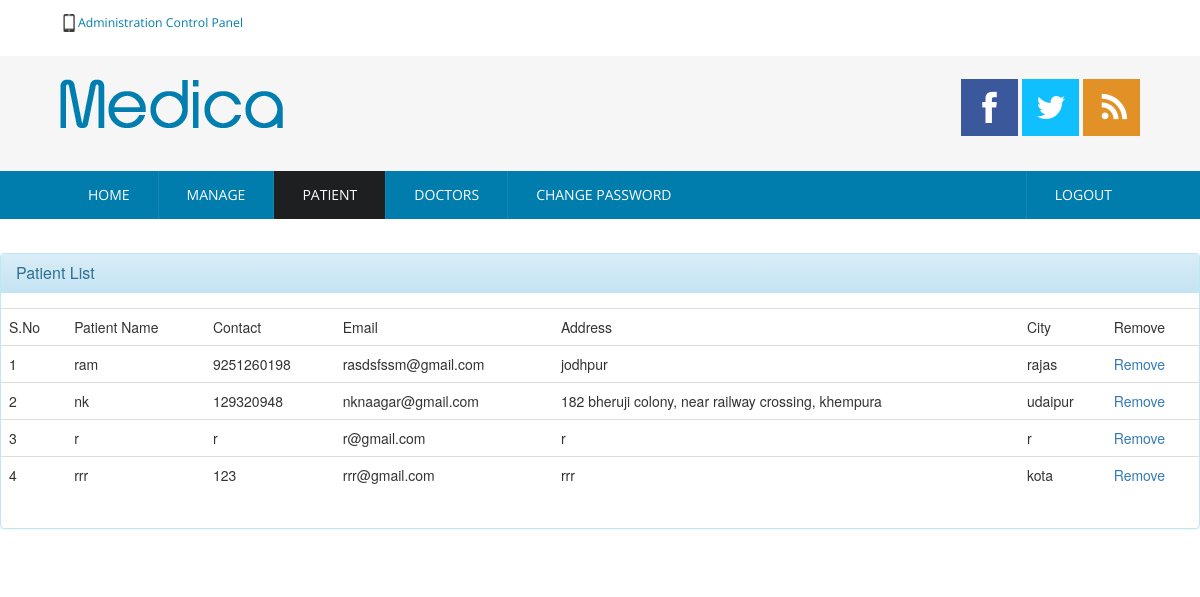
The page /admin/view_pat.php (signed in) on the database its author committed.
### tables this page shows
CREATE TABLE IF NOT EXISTS `patient` (
  `p_id` int(10) NOT NULL AUTO_INCREMENT,
  `patient_name` varchar(100) NOT NULL,
  `user_name` varchar(100) NOT NULL,
  `password` varchar(100) NOT NULL,
  `contact` varchar(100) NOT NULL,
  `email` varchar(100) NOT NULL,
  `address` varchar(100) NOT NULL,
  `dob` varchar(100) NOT NULL,
  `city` varchar(100) NOT NULL,
  `type` varchar(100) NOT NULL,
  PRIMARY KEY (`p_id`)
);

### admin/view_pat.php (the view, shortened to what this page needs)
<?php session_start();
include '../opendb.php';
?>
<!DOCTYPE HTML>
<html>
	<head>
		<link href="../css/style.css" rel="stylesheet" type="text/css"  media="all" />
		<link rel="stylesheet" href="../css/responsiveslides.css">
        <link rel="stylesheet" href="../css/bootstrap.css">
        <link rel="stylesheet" href="../css/bootstrap-theme.css">
	</head>
	<body>
			<div class="header">
					<div class="top-header">
						<div class="wrap">
						<div class="top-header-left">
							<p>Administration Control Panel</p>
						</div>
					</div>
				</div>
					<div class="main-header">
						<div class="wrap">
							<div class="logo">
								<a href="index.php"><img src="../images/logo.png" title="logo" /></a>
							</div>
							<div class="social-links">
								<ul>
									<li><a href="#"><img src="../images/facebook.png" title="facebook" /></a></li>
									<li><a href="#"><img src="../images/twitter.png" title="twitter" /></a></li>
									<li><a href="#"><img src="../images/feed.png" title="Rss" /></a></li>
								</ul>
							</div>
						</div>
					</div>
					<div class="top-nav">
						<div class="wrap">
							<ul>
								<li><a href="profile.php">Home</a></li>
								<li><a href="manage.php">Manage</a></li>
								<li class="active"><a href="view_pat.php">Patient</a></li>
								<li><a href="view_doc.php">Doctors</a></li>
								<li ><a href="changepass.php">Change Password</a></li>
                                <li class="pull-right"><a href="logout.php">Logout</a></li>
							</ul>
						</div>
					</div>
			</div>
			<div class="content">
				<div class="content-top-grids">
                      <div class="panel panel-info">
                        <div class="panel-heading">
                          <h3 class="panel-title">Patient List
                          		<div class="pull-right">
                                    <i class="glyphicon glyphicon-edit" onClick="editProfile()"></i>
                                </div>
                          </h3>
                        </div>
                        <div class="panel-body">
                          <div class="row">
                          <?php
						  $query = "select * from patient";
						  $result = $conn->query($query);
						 ?>
						 <table class="table">
							<tr><th>S.No</th><th>Patient Name</th><th>Contact</th><th>Email</th><th>Address</th><th>City</th><td>Remove</td></tr>
							<?php $sno=1;
							while( $row=$result->fetch_assoc()) { ?>
							<tr>
							<td><?php echo $sno; ?></td>
							<td><?php echo $row["patient_name"]; ?></td>
							<td><?php echo $row["contact"]; ?></td>
							<td><?php echo $row["email"]; ?></td>
							<td><?php echo $row["address"]; ?></td>
							<td><?php echo $row["city"]; ?></td>
							<td><a href="">Remove</a></td>
							</tr>
							<?php $sno++; } ?>
						 </table>
                        </div>
                      </div>
                    </div>
                </div>
		</div>
	</body>
</html>

### css/style.css (style rules this page uses)
html,body,div,span,applet,object,iframe,h1,h2,h3,h4,h5,h6,p,blockquote,pre,a,abbr,acronym,address,big,cite,code,del,dfn,em,img,ins,kbd,q,s,samp,small,strike,strong,sub,sup,tt,var,b,u,i,dl,dt,dd,ol,nav ul,nav li,fieldset,form,label,legend,table,caption,tbody,tfoot,thead,tr,th,td,article,aside,canvas,details,embed,figure,figcaption,footer,header,hgroup,menu,nav,output,ruby,section,summary,time,mark,audio,video { margin:0;padding:0;border:0;font-size:100%;font:inherit;vertical-align:baseline; }
ol,ul { list-style:none;margin:0px;padding:0px; }
table { border-collapse:collapse;border-spacing:0; }
a { text-decoration:none; }
img { max-width:100%; }
body { background: #F6F6F6; }
.wrap { width:80%; margin:0 auto; }
.top-header { background:#FFF; padding:1em 0; }
.top-header-left { float:left; }
.top-header-left p { font-family: 'Open Sans', sans-serif; color: #007DAD; font-size: 0.875em; background: url(../images/phone.png) no-repeat; padding-left: 18px; }
.main-header { padding: 1.7em 0 1.5em 0; background: #F6F6F6; }
.logo { float:left; }
.logo img { display:block; }
.social-links { float:right; }
.social-links ul li { display:inline-block; }
.social-links img { display:block; }
.top-nav { background:#007DAD; }
.top-nav ul li { display:inline-block; float: left; border-left: 1px ridge #1087B4; }
.top-nav ul li:nth-child(1) { border:none; }
.top-nav li.active> a, .top-nav li> a:hover { color: #FFF; background:rgba(31, 31, 31, 0.99); }
.top-nav li a { font-size: 1em; font-family: 'Open Sans', sans-serif; color: #FFF; background: #007DAD; text-transform: uppercase; padding: 1em 2em; display: block; transition: 0.5s ease; -o-transition: 0.5s ease; -webkit-transition: 0.5s ease; }
.content-top-grids { padding: 1.7em 0 1.5em 0; background: #FFF; }
@media only screen and (max-width: 1280px) and (min-width: 1024px) { .wrap { width:90%; } }

### rows shown on the page
patient: patient_name "ram", contact "9251260198", email "rasdsfssm@gmail.com", address "jodhpur", city "rajas"
patient: patient_name "nk", contact "129320948", email "nknaagar@gmail.com", address "182 bheruji colony, near railway crossing, khempura", city "udaipur"
patient: patient_name "r", contact "r", email "r@gmail.com", address "r", city "r"
patient: patient_name "rrr", contact "123", email "rrr@gmail.com", address "rrr", city "kota"
